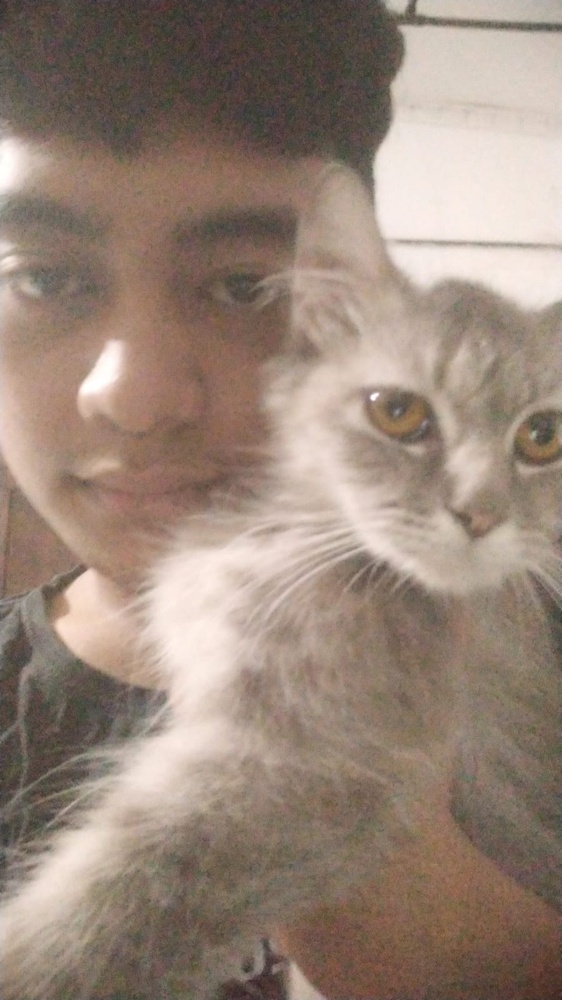
#> input picture bintang.jpeg, 562 x 1000 px, shrunk from 899 x 1599 before the run, given in place of bintang.jpg, which was not available
$ jupyter execute M_Bintang_Zaky_Zafran.ipynb   (shell and % lines are left out)
#> lines starting #> are read from the running program, lines starting #| are printed output that depends on the picture; pictures that were not available may be replaced by others from this repository, and a replacement may not be noted
[cell 1]
import cv2
import numpy as np
import matplotlib.pyplot as plt
img_path = 'bintang.jpg'
img = cv2.imread(img_path)
#> img is the input picture: shape (1000, 562, 3); mean B, G, R 120.4, 133.4, 151.8
print(img.shape)
#| (1000, 562, 3)

fix_img = cv2.cvtColor(img, cv2.COLOR_BGR2RGB)
plt.imshow(fix_img)

R, G, B = fix_img[:,:,0], fix_img[:,:,1], fix_img[:,:,2]
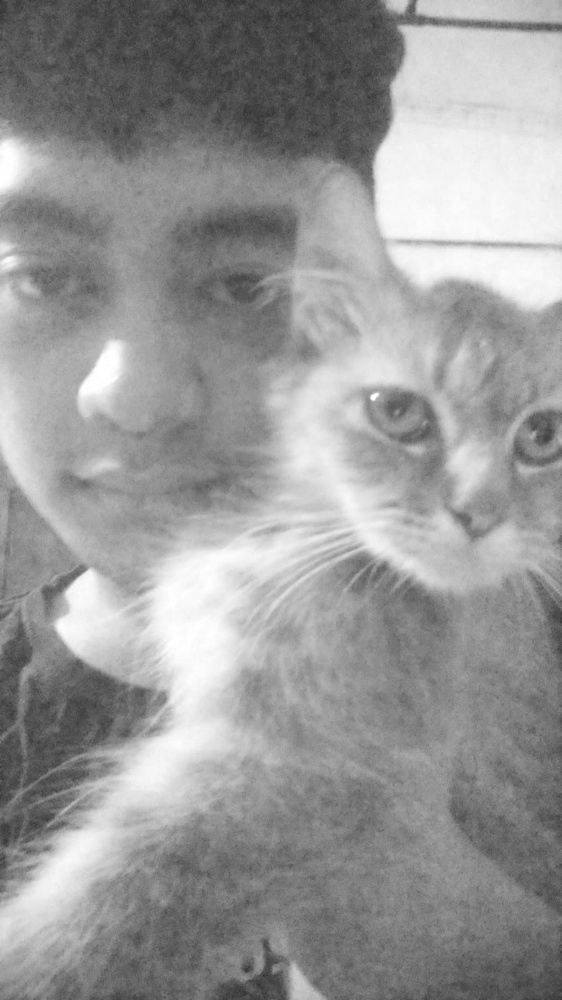
#> R: shape (1000, 562); min 46, max 255, mean 151.8
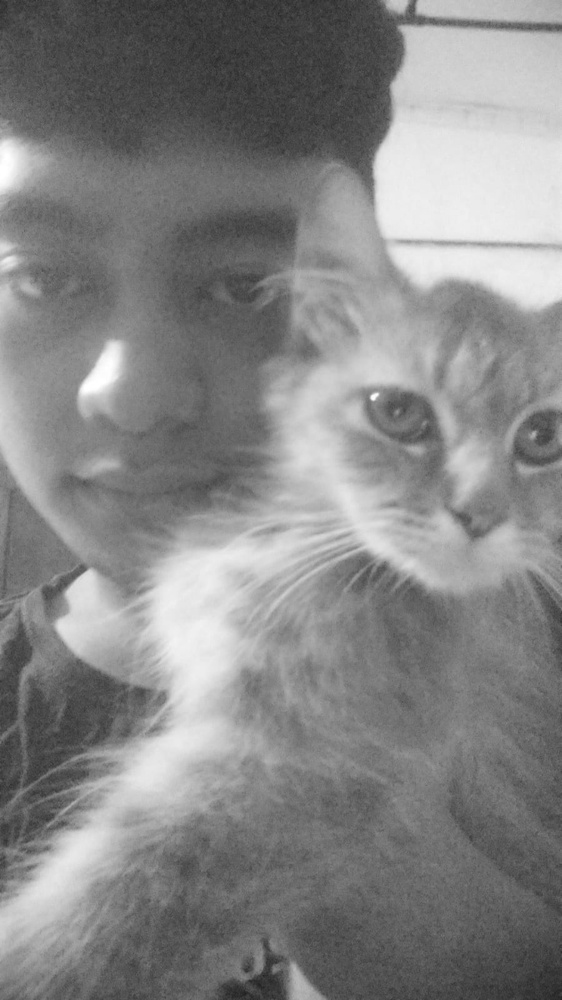
#> G: shape (1000, 562); min 30, max 255, mean 133.4
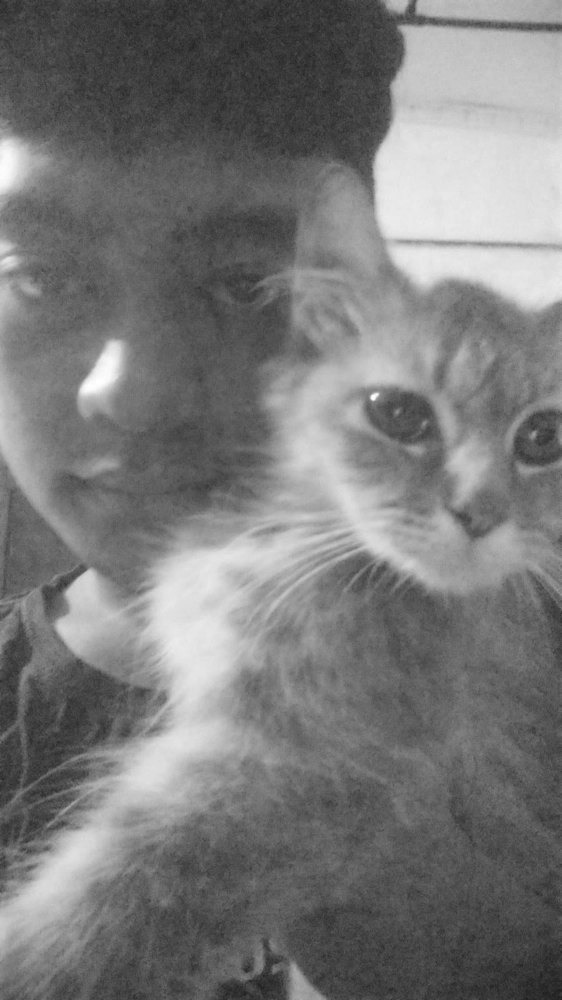
#> B: shape (1000, 562); min 28, max 255, mean 120.4
print(np.array(fix_img))
#> (printed output is left out)

[cell 2]
wav_img = (0.299*R) + (0.587*G) + (0.114*B)
# print(lumi_img)
print(np.array(wav_img))
#> (printed output is left out)
plt.axis('off')
plt.imshow(wav_img, cmap = 'gray')
plt.savefig('Metode Weighted Average', bbox_inches='tight')

[cell 3]
lumi_img = (0.2126*R) + (0.7152*G) + (0.0722*B)
# print(lumi_img)
print(np.array(lumi_img))
#> (printed output is left out)
plt.axis('off')
plt.imshow(lumi_img, cmap = 'gray')
plt.savefig('Metode Luminosity', bbox_inches='tight')

[cell 4]
gray_img = np.mean(fix_img, axis = -1)
print(np.array(gray_img))
#> (printed output is left out)
plt.axis('off')
plt.imshow(gray_img, cmap = 'gray')
plt.savefig('Metode Average', bbox_inches='tight')

[cell 5]
fix_img[:] = np.max(fix_img, axis = -1, keepdims=1)/2 + np.min(fix_img, axis = -1, keepdims=1)/2
print(np.array(fix_img[:]))
#> (printed output is left out)
plt.axis('off')
plt.imshow(fix_img[:])
plt.savefig('Metode Lightness', bbox_inches='tight')
